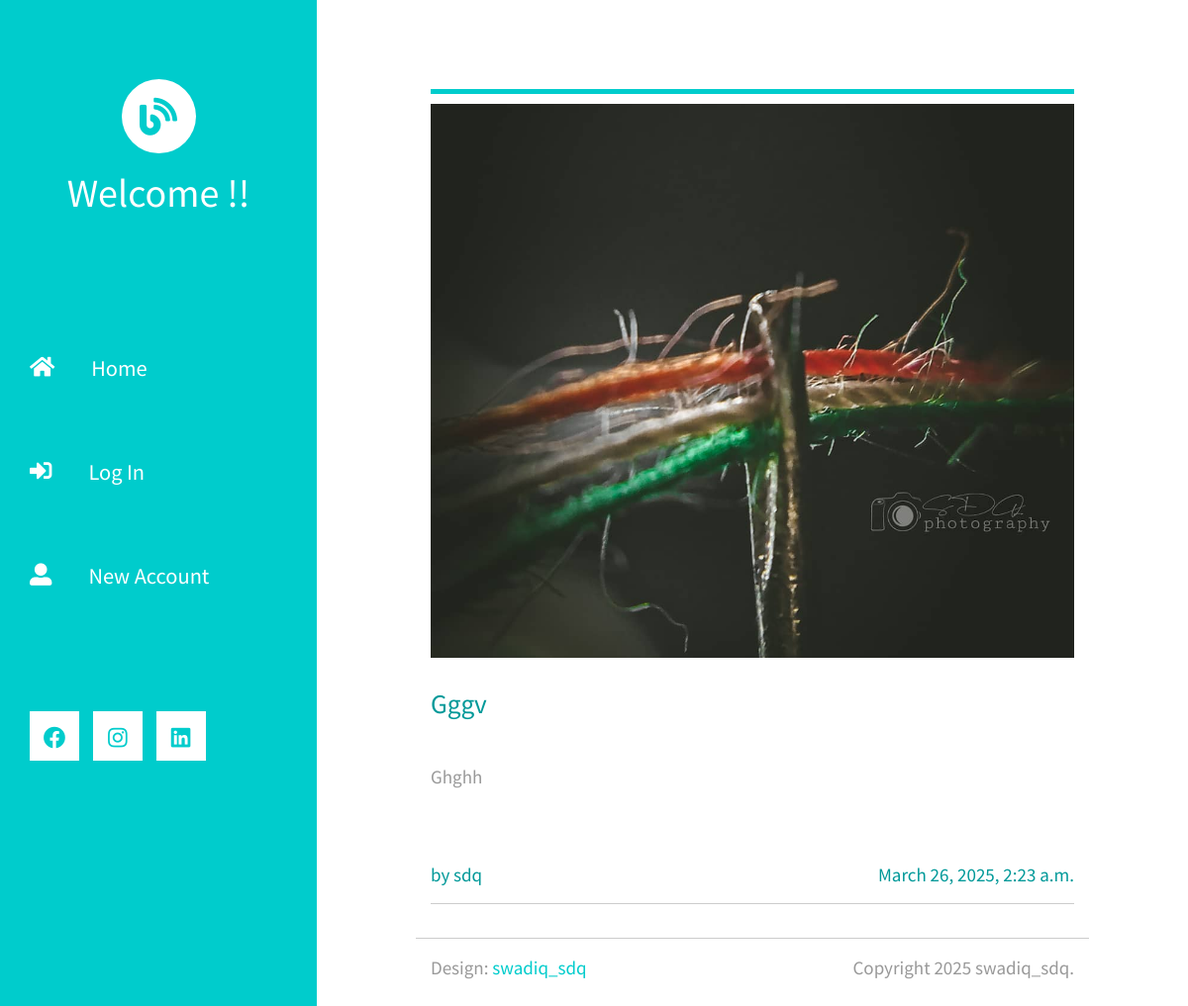
The page /details/22 on the database its author committed.
### post/models.py (models this page shows, shortened)
class Post(models.Model):
    title = models.CharField(max_length=100)
    content = models.TextField()
    image = models.ImageField(upload_to='images/',blank=True)
    created_at = models.DateTimeField(auto_now_add = True)
    created_user = models.ForeignKey(User,on_delete=models.CASCADE,blank=True)

### post/views.py (the view, shortened to what this page needs)
# urls.py: path('details/<int:id>',views.details,name='details'),
def details(request,id):
    try:
        post = Post.objects.get(id=id)
    except:
        post = None
    comments = Comments.objects.filter(blog_data=post)
    context = {
               'edit':False,
               'post':post,
               'comments':comments}
    return render(request,'details.html',context)

### templates/details.html (shortened to what this page needs)
{% extends "theme.html" %}
{% load static %}
{% block content %}
<div class="row">
    <div class="col-12">
        <article>
            <hr class="tm-hr-primary">
            <div class="post-image-container position-relative">
                <img src="{{ post.image.url }}" alt="{{ post.title }}"
                     class="img-fluid w-100" style="max-height: 70vh; object-fit: cover;">
            </div>
            <h2 class="tm-pt-30 tm-color-primary tm-post-title">{{ post.title }}</h2>
            <p class="tm-pt-30">
                {{ post.content }}
            </p>
            <div class="d-flex justify-content-between tm-pt-45">
                <span class="tm-color-primary">by {{post.created_user}}</span>
                <span class="tm-color-primary">{{ post.created_at }}</span>
            </div>
            <hr>
        </article>
    </div>
</div>
{% endblock %}

### post/static/css/templatemo-xtra-blog.css (style rules this page uses)
html { overflow-x: hidden; }
body { margin: 0; padding: 0; font-family: 'Source Sans Pro', sans-serif; font-size: 19px; line-height: 2em; overflow-x: hidden; }
p, span { color: #999; }
hr { border-top-color: #CCC; margin-top: 10px; margin-bottom: 10px; }
.tm-post-title { font-size: 1.7rem; transition: all 0.3s ease; }
hr.tm-hr-primary { border-top: 5px solid #0CC; }
.tm-pt-30 { padding-top: 30px; }
.tm-pt-45 { padding-top: 45px; }
.tm-color-primary, span.tm-color-primary { color: #099; }

### rows shown on the page
Post: image (picture), title "Gggv", content "Ghghh", created_user "sdq", created_at "March 26, 2025, 2:23 a.m."
